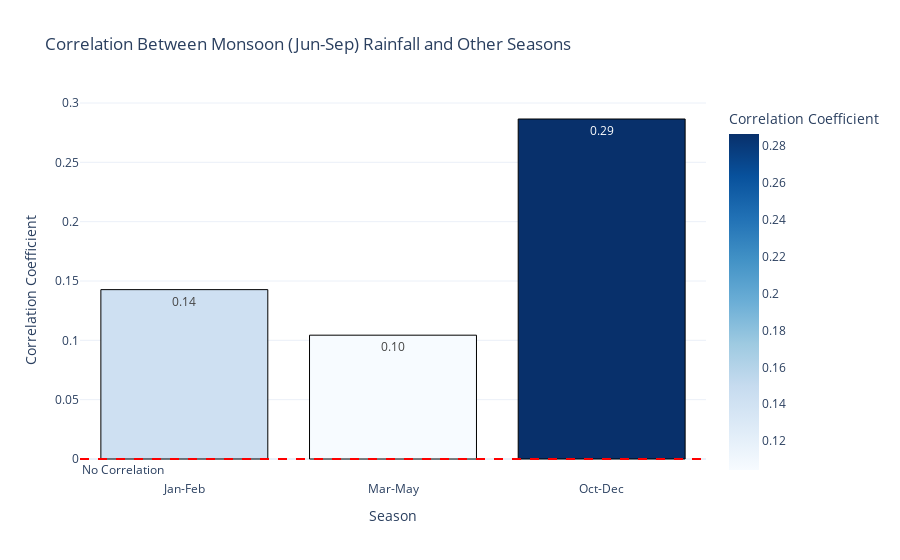

Notebook source saved alongside this figure:
### Markdown cell above
Correlating Seasonal Rainfall with Annual Totals

### Code cell
#This graph shows the correlation between monsoon rainfall and rainfall during other seasons. The October-December season has the highest correlation (0.29), which suggests a moderate relationship, possibly 
#due to the post-monsoon retreat rains. The January-February (0.14) and March-May (0.10) seasons exhibit weaker correlations, which indicate minimal dependence on monsoon rainfall. This highlights the 
#dominance of monsoonal patterns as an independent driver of India’s annual rainfall, with limited spillover effects on other seasons.


# correlation analysis between monsoon (Jun-Sep) rainfall and other seasons
seasonal_columns = ['Jan-Feb', 'Mar-May', 'Jun-Sep', 'Oct-Dec']
monsoon_column = 'Jun-Sep'
relationships = {}

for season in seasonal_columns:
    if season != monsoon_column:
        corr, _ = pearsonr(rainfall_data[monsoon_column], rainfall_data[season])
        relationships[season] = corr

correlation_data = pd.DataFrame({
    'Season': list(relationships.keys()),
    'Correlation Coefficient': list(relationships.values())
})

fig = px.bar(
    correlation_data,
    x='Season',
    y='Correlation Coefficient',
    title='Correlation Between Monsoon (Jun-Sep) Rainfall and Other Seasons',
    labels={'Season': 'Season', 'Correlation Coefficient': 'Correlation Coefficient'},
    text='Correlation Coefficient',
    color='Correlation Coefficient',
    color_continuous_scale='Blues'
)

fig.add_hline(
    y=0,
    line_dash="dash",
    line_color="red",
    annotation_text="No Correlation",
    annotation_position="bottom left"
)

fig.update_traces(marker_line_color='black', marker_line_width=1, texttemplate='%{text:.2f}')
fig.update_layout(
    template='plotly_white',
    height=500
)

fig.show()

### Figure 1 — Plotly figure (JSON) as saved in the notebook; plotly's stock layout.template omitted (floating-point values rounded to 4 significant figures)
{"data": [{"alignmentgroup": "True", "hovertemplate": "Season=%{x}<br>Correlation Coefficient=%{marker.color}<extra></extra>", "legendgroup": "", "marker": {"color": [0.1427, 0.1043, 0.2865], "coloraxis": "coloraxis", "line": {"color": "black", "width": 1}, "pattern": {"shape": ""}}, "name": "", "offsetgroup": "", "orientation": "v", "showlegend": false, "text": [0.1427, 0.1043, 0.2865], "textposition": "auto", "texttemplate": "%{text:.2f}", "type": "bar", "x": ["Jan-Feb", "Mar-May", "Oct-Dec"], "xaxis": "x", "y": [0.1427, 0.1043, 0.2865], "yaxis": "y"}], "layout": {"annotations": [{"showarrow": false, "text": "No Correlation", "x": 0, "xanchor": "left", "xref": "x domain", "y": 0, "yanchor": "top", "yref": "y"}], "autosize": true, "barmode": "relative", "coloraxis": {"colorbar": {"title": {"text": "Correlation Coefficient"}}, "colorscale": [[0, "rgb(247,251,255)"], [0.125, "rgb(222,235,247)"], [0.25, "rgb(198,219,239)"], [0.375, "rgb(158,202,225)"], [0.5, "rgb(107,174,214)"], [0.625, "rgb(66,146,198)"], [0.75, "rgb(33,113,181)"], [0.875, "rgb(8,81,156)"], [1, "rgb(8,48,107)"]]}, "legend": {"tracegroupgap": 0}, "shapes": [{"line": {"color": "red", "dash": "dash"}, "type": "line", "x0": 0, "x1": 1, "xref": "x domain", "y0": 0, "y1": 0, "yref": "y"}], "title": {"text": "Correlation Between Monsoon (Jun-Sep) Rainfall and Other Seasons"}, "xaxis": {"anchor": "y", "autorange": true, "domain": [0, 1], "range": [-0.5, 2.5], "title": {"text": "Season"}, "type": "category"}, "yaxis": {"anchor": "x", "autorange": true, "domain": [0, 1], "range": [-0.0191, 0.3026], "title": {"text": "Correlation Coefficient"}, "type": "linear"}}}
